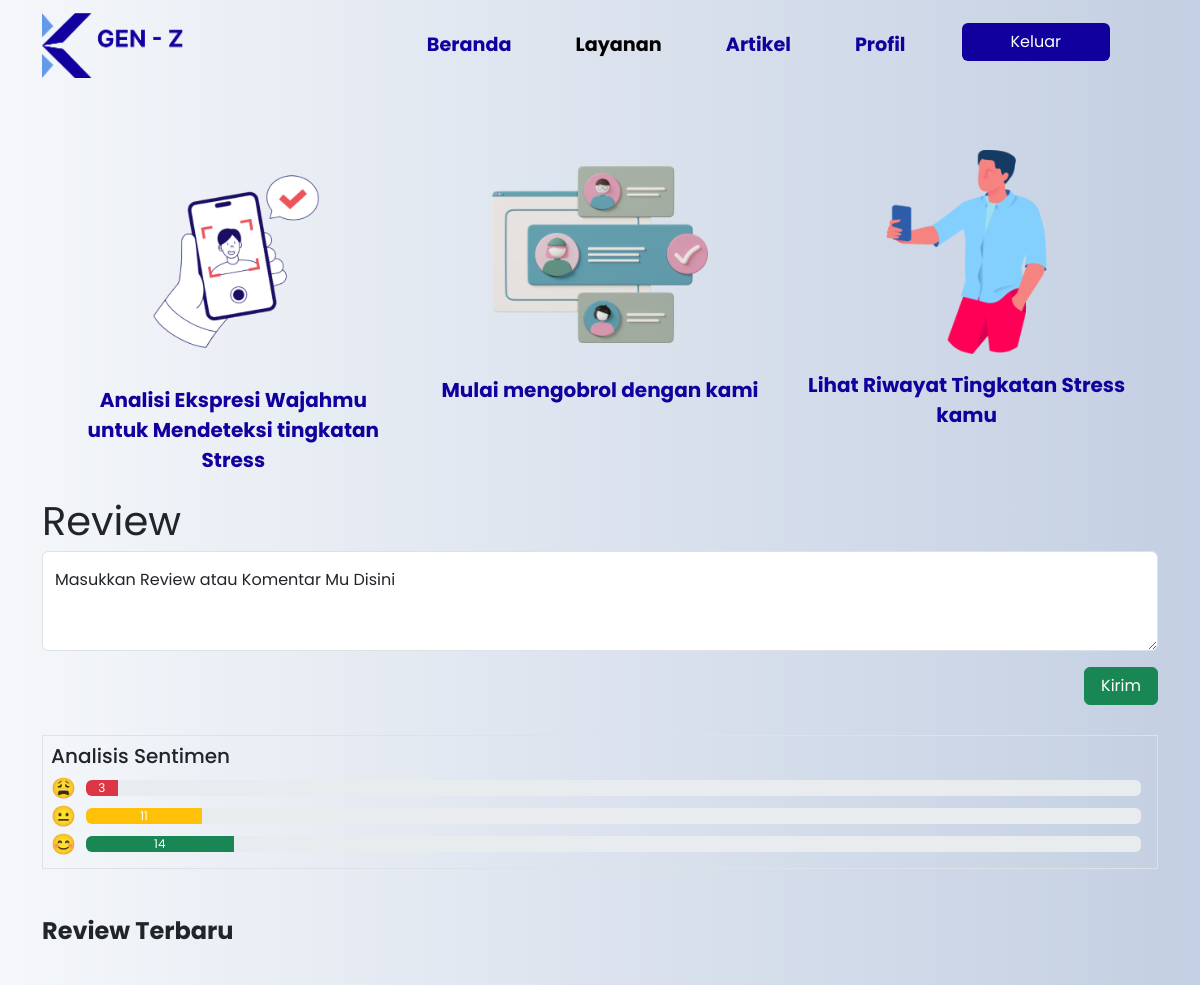
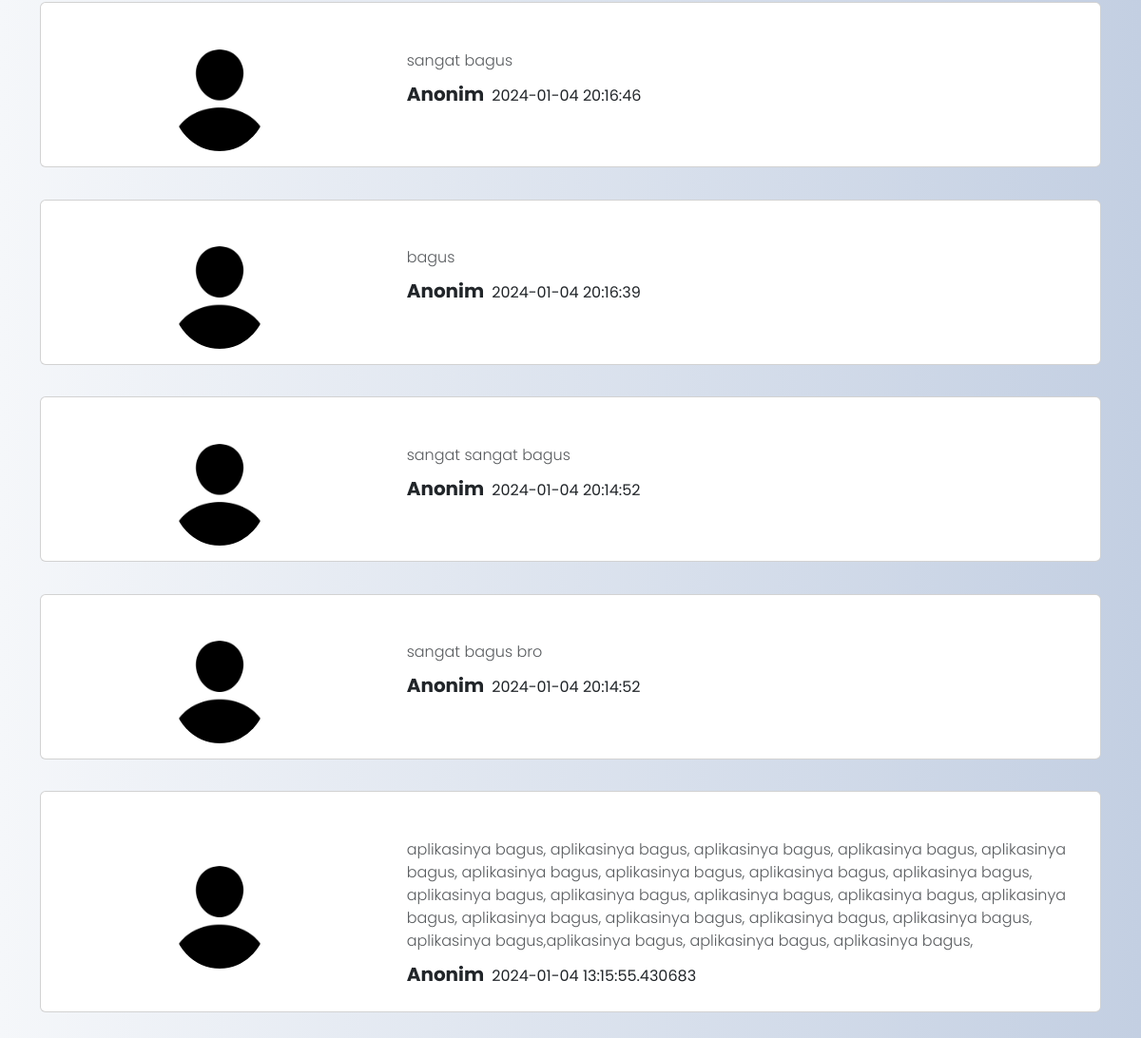
/layanan (signed in), run on an earlier commit of the app's database (2 pictures, top to bottom).
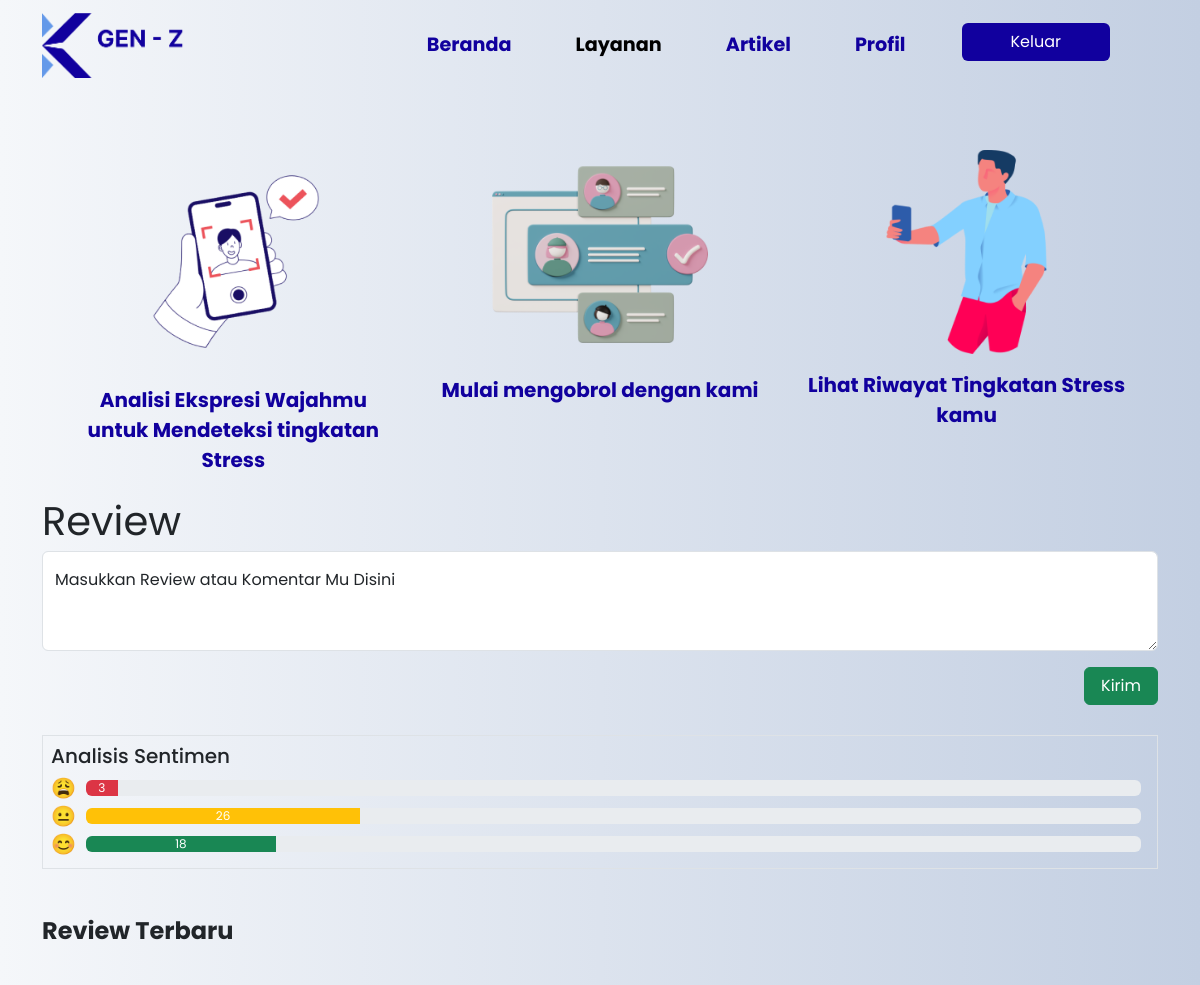
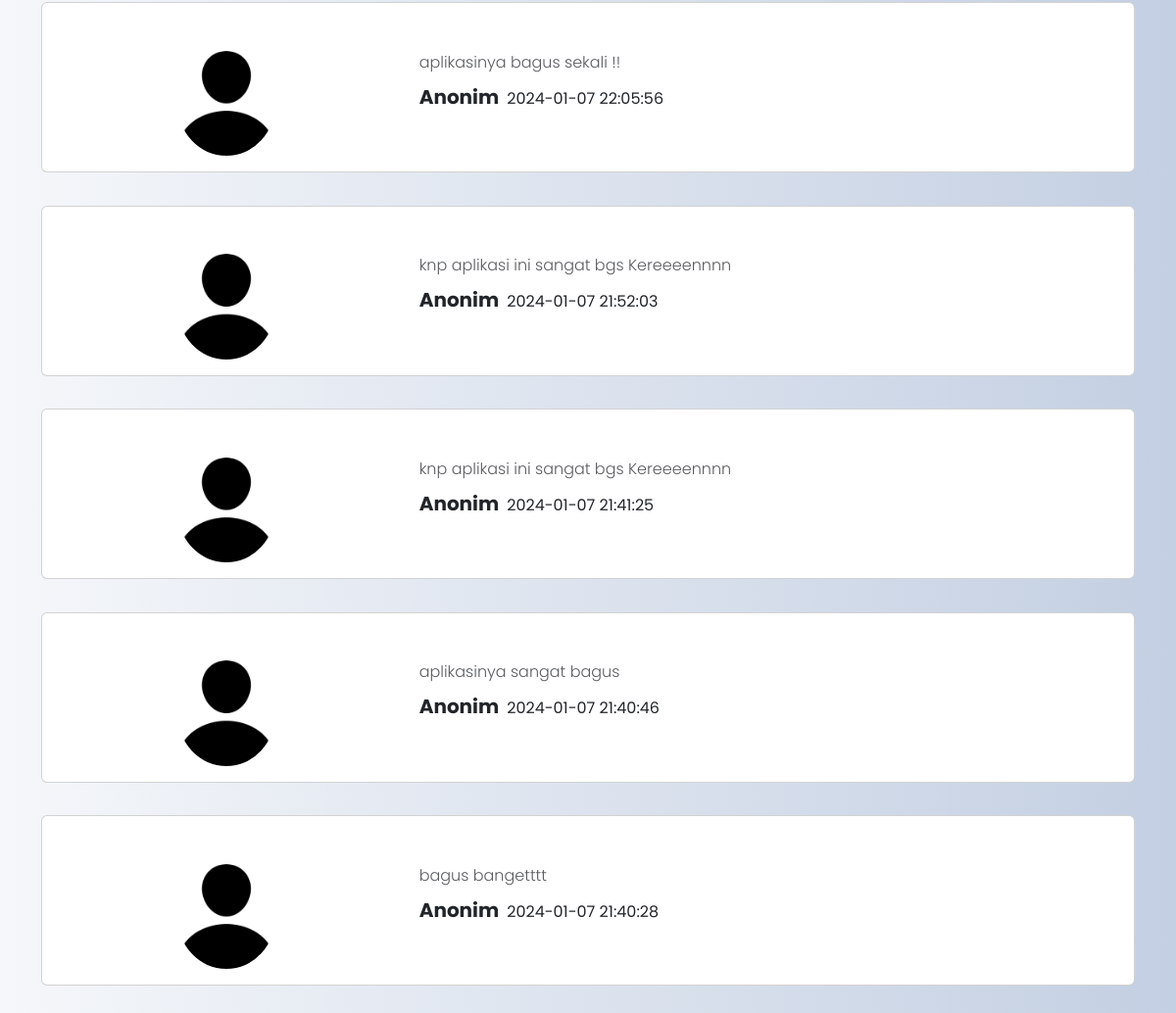
And on a later commit of the database (2 pictures, top to bottom).
### app.py (models this page shows, shortened)
class Review(db.Model):
    id = db.Column(db.Integer, primary_key=True)
    review = db.Column(db.String(100), nullable=False)
    score = db.Column(db.Integer, nullable=False)
    date = db.Column(db.DateTime, default=datetime.now)
    user_id = db.Column(db.Integer, db.ForeignKey('user.id'))

### app.py (the view, shortened to what this page needs)
@app.route("/layanan", methods=['GET', 'POST'])
def layanan():
    if session.get('user_id') is None:
        return redirect(url_for('index'))
    else :
        title = "K-Genz | Layanan"
        view = "layanan"
        predict = 0
        sentiment = db.session.query(Review.score, func.count(Review.score)).group_by(Review.score).all()
        getReview = Review.query.order_by(Review.date.desc()).limit(5).all()
        return render_template("user/layanan.html", active = view, title = title,predict = predict, review = getReview, sentiment=sentiment)

### templates/user/layanan.html (shortened to what the changed rows need)
{% extends "user/layouts/main_utama.html" %}
{% block content2 %}
<div class="sentiment-analysis mb-5">
    <div class="progressbar">
        <div class="container">
            <div class="border p-2">
                <div class="d-flex mb-1" style="align-items: center;">
                    <div class="progress-container" style="flex-grow: 1;">
                        <div class="progress me-2" role="progressbar" aria-label="negatif" aria-valuenow="25" aria-valuemin="0"
                            aria-valuemax="100">
                            <div class="progress-bar bg-warning p-2" style="width: {{ sentiment[1][1] }}%">{{ sentiment[1][1]}}
                            </div>
                        </div>
                    </div>
                </div>
                <div class="d-flex mb-1" style="align-items: center;">
                    <div class="progress-container" style="flex-grow: 1;">
                        <div class="progress me-2" role="progressbar" aria-label="negatif" aria-valuenow="25" aria-valuemin="0"
                            aria-valuemax="100">
                            <div class="progress-bar bg-success p-2" style="width: {{ sentiment[2][1] }}%">{{ sentiment[2][1]}}
                            </div>
                        </div>
                    </div>
                </div>
            </div>
        </div>
    </div>
    <div class="container mt-5">
        {% for data in review %}
        <section class="text-center text-lg-start shadow-1-strong rounded" data-aos="fade-in" data-aos-duration="1500">
            <div class="row d-flex justify-content-center">
                <div class="col-md-12">
                    <div class="card">
                        <div class="card-body">
                            <div class="row">
                                <div class="col-lg-4 d-flex justify-content-center align-items-center mb-2 mb-lg-0">
                                    <img src="{{ url_for('static', filename='img/person.png')}}"
                                        class="rounded-circle img-fluid shadow-1" alt="avatar" width="100"
                                        height="100" />
                                </div>
                                <div class="col-lg-8">
                                    <p class="text-muted fw-light mb-2">
                                        {{data['review']}}
                                    </p>
                                    <p class="mb-2"><strong class="fw-bold lead me-2">Anonim</strong><span
                                            class="class-muted">{{data['date']}}</span></p>
                                </div>
                            </div>
                        </div>
                    </div>
                </div>
            </div>
        </section>
        {% endfor %}
    </div>
</div>
{% endblock content2 %}

What changed in the data, as far as the page shows it:
no longer on this page (row unchanged): Review: review "sangat bagus", date "2024-01-04 20:16:46"
no longer on this page (row unchanged): Review: review "bagus", date "2024-01-04 20:16:39"
no longer on this page (row unchanged): Review: review "sangat sangat bagus", date "2024-01-04 20:14:52"
no longer on this page (row unchanged): Review: review "sangat bagus bro", date "2024-01-04 20:14:52"
no longer on this page (row unchanged): Review: review "aplikasinya bagus, aplikasinya bagus, aplikasinya bagus, aplikasinya bagus, aplikasinya bagus, aplikasinya bagus, aplikasinya bagus, aplikasinya bagus, aplikasinya bagus, aplikasinya bagus, aplikasinya bagus, aplikasinya bagus, aplikasinya bagus, aplikasinya bagus, aplikasinya bagus, aplikasinya bagus, aplikasinya bagus, aplikasinya bagus, aplikasinya bagus,aplikasinya bagus, aplikasinya bagus, aplikasinya bagus,", date "2024-01-04 13:15:55.430683"
added Review: review "aplikasinya bagus sekali !!", date "2024-01-07 22:05:56"
added Review: review "knp aplikasi ini sangat bgs Kereeeennnn", date "2024-01-07 21:52:03"
added Review: review "knp aplikasi ini sangat bgs Kereeeennnn", date "2024-01-07 21:41:25"
added Review: review "aplikasinya sangat bagus", date "2024-01-07 21:40:46"
added Review: review "bagus bangetttt", date "2024-01-07 21:40:28"
Also different on the page:
{{ sentiment[1][1] }}: 11 → 26 (drawn)
{{ sentiment[1][1] }}: "11" → "26"
{{ sentiment[2][1] }}: 14 → 18 (drawn)
{{ sentiment[2][1] }}: "14" → "18"
